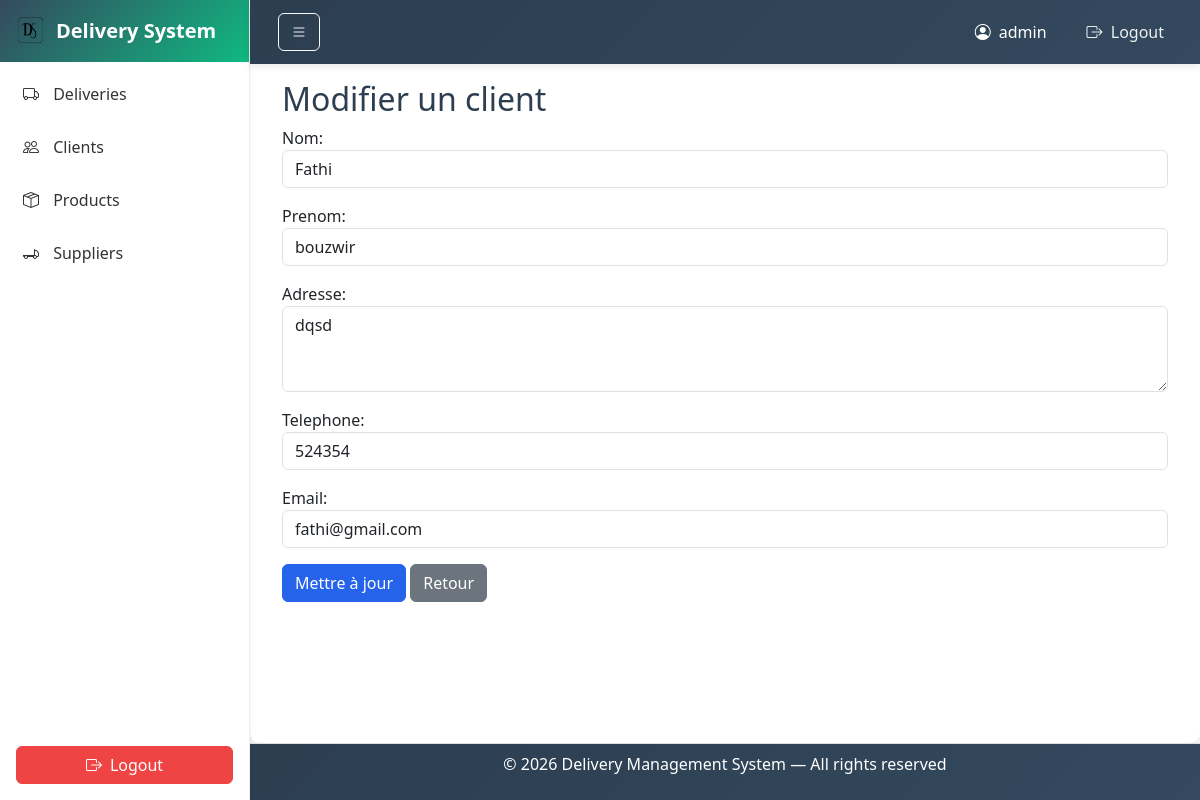
Before: /clients/update/3/ (signed in) with the older database file.
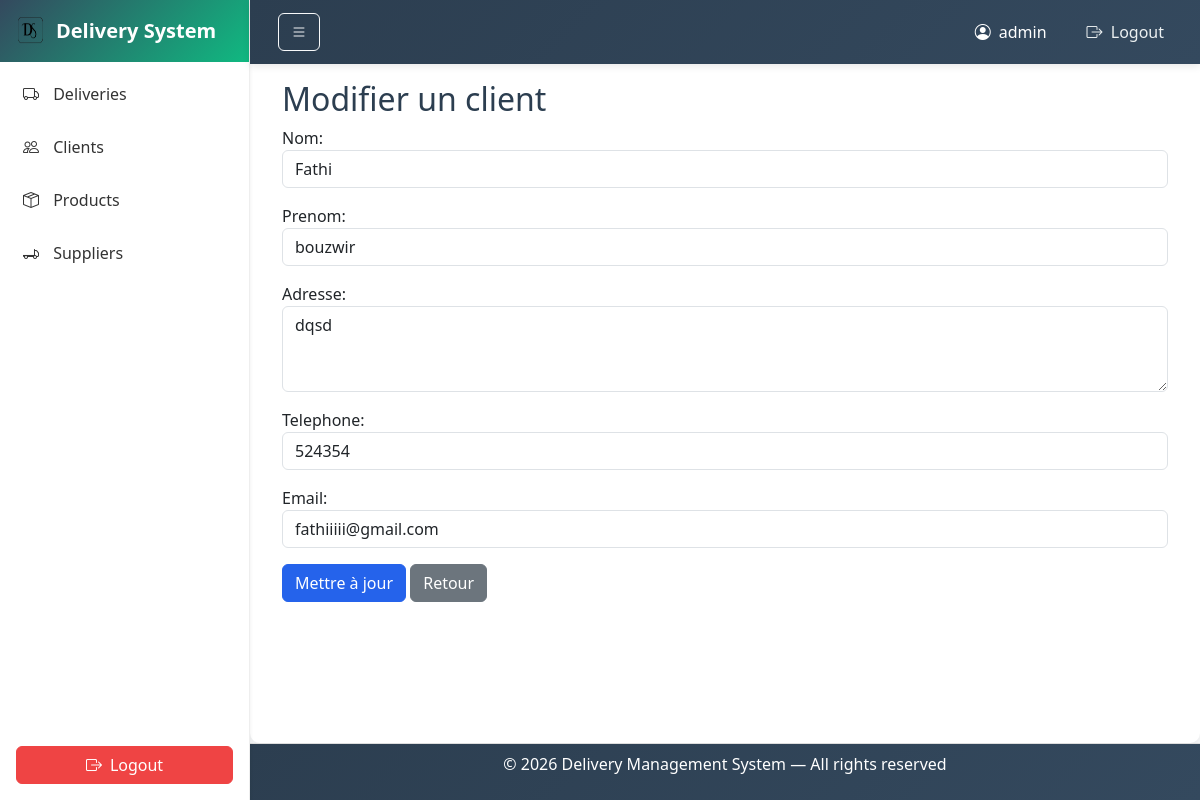
After: the same page with the newer database file.
### deliveryproject/models.py (models this page shows, shortened)
class Client(models.Model):
    nom = models.CharField(max_length=100)
    prenom = models.CharField(max_length=100)
    adresse = models.TextField()
    telephone = models.CharField(max_length=20)
    email = models.EmailField(unique=True)

### deliveryproject/views.py (the view)
# urls.py: path('clients/update/<int:id>/', views.client_update, name='client_update'),
@login_required(login_url='login')
def client_update(request, id):
    client = get_object_or_404(Client, id=id)
    form = ClientForm(request.POST or None, instance=client)
    if form.is_valid():
        form.save()
        return redirect('client_list')
    return render(request, 'client/form.html', {
        'form': form
    })

### deliveryproject/forms.py
class ClientForm(forms.ModelForm):
    class Meta:
        model = Client
        fields = '__all__'
        widgets = {
            'nom': forms.TextInput(attrs={'class': 'form-control'}),
            'prenom': forms.TextInput(attrs={'class': 'form-control'}),
            'adresse': forms.Textarea(attrs={'class': 'form-control', 'rows': 3}),
            'telephone': forms.TextInput(attrs={'class': 'form-control'}),
            'email': forms.EmailInput(attrs={'class': 'form-control'}),
        }

### deliveryproject/templates/client/form.html (shortened to what this page needs)
{% extends "layouts/base.html" %}
{% block content %}
<h2>Modifier un client</h2>
<form method="post">
    {{ form.as_p }}
    <button type="submit" class="btn btn-primary">
        Mettre à jour
    </button>
    <a href="{% url 'client_list' %}" class="btn btn-secondary">
        Retour
    </a>
</form>
{% endblock %}

Changed rows visible on the page:
changed Client "Fathi": email "fathi@gmail.com" → "fathiiiii@gmail.com"
